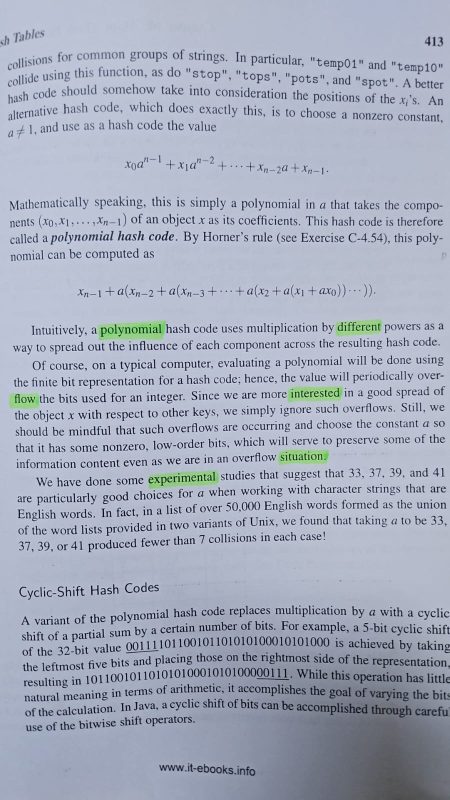
#> input picture input/green.jpeg, 899 x 1599 px (shown at 1/2 size)
$ python main.py input/green.jpeg
#> lines starting #> are read from the running program, lines starting #| are printed output that depends on the picture; after the words box and inside, x2 and y2 are one past the last pixel; in counts of white or black regions, pixels touching at a corner belong together
#> in main, img_orig is the input picture: shape (1599, 899, 3); mean B, G, R 188.7, 171.7, 164.6
# TODO
# convert HEIC to JPG: https://stackoverflow.com/questions/54395735/how-to-work-with-heic-image-file-types-in-python

# Links
# pytesseract: https://github.com/madmaze/pytesseract
# config option: https://stackoverflow.com/questions/44619077/pytesseract-ocr-multiple-config-options
# contour detection: https://learnopencv.com/contour-detection-using-opencv-python-c/
# contour detecion: https://stackoverflow.com/questions/57258173/opencv-join-contours-when-rectangle-overlaps-another-rect
# contour shapes and area: https://docs.opencv.org/3.4/dd/d49/tutorial_py_contour_features.html
# https://stackoverflow.com/questions/55587820/how-to-get-the-only-min-area-rectangle-on-a-multiple-contours-image-with-cv2-min
# https://stackoverflow.com/questions/56829193/identifying-multiple-rectangles-and-draw-bounding-box-around-them-using-opencv
# https://michhar.github.io/masks_to_polygons_and_back/
# https://stackoverflow.com/questions/57282935/how-to-detect-area-of-pixels-with-the-same-color-using-opencv
# https://stackoverflow.com/questions/48477130/find-area-of-overlapping-rectangles-in-python-cv2-with-a-raw-list-of-points
# https://stackoverflow.com/questions/15424852/region-of-interest-opencv-python
# https://stackoverflow.com/questions/16538774/dealing-with-contours-and-bounding-rectangle-in-opencv-2-4-python-2-7
# https://stackoverflow.com/questions/43111029/how-to-find-the-average-colour-of-an-image-in-python-with-opencv
# https://www.freedomvc.com/index.php/2021/07/05/contours-and-hierarchy/
# https://www.pyimagesearch.com/2014/05/19/building-pokedex-python-comparing-shape-descriptors-opencv/
# https://stackoverflow.com/a/54734716/1967693
# https://docs.opencv.org/4.x/d9/d8b/tutorial_py_contours_hierarchy.html
# https://answers.opencv.org/question/25912/split-contours-into-many-small-rectangles/
# https://stackoverflow.com/questions/69214202/using-pytesseract-to-get-text-from-an-image
# https://stackoverflow.com/questions/60110313/opencv-thresholding-adaptive-to-different-lightning-conditions
# https://www.pyimagesearch.com/2021/05/12/adaptive-thresholding-with-opencv-cv2-adaptivethreshold/
# https://stackoverflow.com/questions/68107172/opencv-output-of-adaptive-threshold
# https://stackoverflow.com/questions/61461520/does-anyone-knows-the-meaning-of-output-of-image-to-data-image-to-osd-methods-o
# https://medium.com/geekculture/tesseract-ocr-understanding-the-contents-of-documents-beyond-their-text-a98704b7c655
# https://www.opcito.com/blogs/extracting-text-from-images-with-tesseract-ocr-opencv-and-python
# https://tesseract-ocr.github.io/tessdoc/ImproveQuality.html
# https://cvexplained.wordpress.com/2020/04/28/color-detection-hsv/
# https://realpython.com/python-opencv-color-spaces/
# https://medium.com/globant/maneuvering-color-mask-into-object-detection-fce61bf891d1
import pytesseract
from pytesseract import Output
import cv2
import numpy as np
from collections import namedtuple
import re

Rectangle = namedtuple('Rectangle', ['xmin', 'ymin', 'xmax', 'ymax'])
# Word = namedtuple('Word', ['level', 'page_num',
#                   'block_num', 'par_num', 'line_num', 'word_num', 'top', 'left', 'width', 'height', 'conf', 'text'])

# https://stackoverflow.com/questions/27152904/calculate-overlapped-area-between-two-rectangles


class Colors:
    """Highlight colors the detection can be pointed at.

    AUTO ignores hue and picks out whatever is unusually vivid for the page, so
    it handles any highlighter color. The named colors match a fixed hue range
    instead, which cannot generalise but is the stricter test when the color is
    known up front.
    """
    AUTO = 'auto'
    YELLOW = 'yellow'

    # Hue ranges on OpenCV's 0-179 scale, for the named colors only
    RANGES = {
        YELLOW: ([22, 30, 30], [45, 255, 255]),
    }


class Levels:
    """Hierarchy levels Tesseract tags each entry in its output data with.

    An entry is either one of the four layout markers or an actual word, so the
    word entries have to be picked out by level before their boxes are used.
    """
    PAGE = 1
    BLOCK = 2
    PARAGRAPH = 3
    LINE = 4
    WORD = 5


# [12 lines left out: functions intersect_area, normalize_images, not called in this run]


def threshold_image(img_src):
    """Grayscale image and apply Otsu's threshold.

    Tesseract works best on clean black-on-white input, so the photo is reduced
    to two tones. Otsu's method is used instead of a fixed cutoff because it
    derives the threshold per image, by picking the value that best separates
    the two peaks of the brightness histogram. That adapts to whatever lighting
    the page was photographed under. Yellow highlighter is bright enough to fall
    on the white side of the split, so highlighted text survives as black ink on
    white and stays readable to the OCR.
    """
    # Grayscale
    img_gray = cv2.cvtColor(img_src, cv2.COLOR_BGR2GRAY)
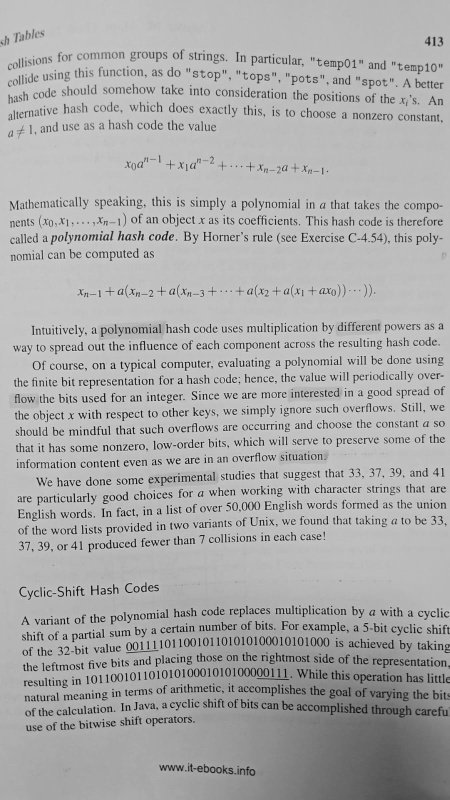
#> img_gray: shape (1599, 899) (shown at 1/2 size); min 1, max 243, mean 171.6
    # Binarisation and Otsu's threshold
    _, img_thresh = cv2.threshold(
        img_gray, 0, 255, cv2.THRESH_BINARY + cv2.THRESH_OTSU)
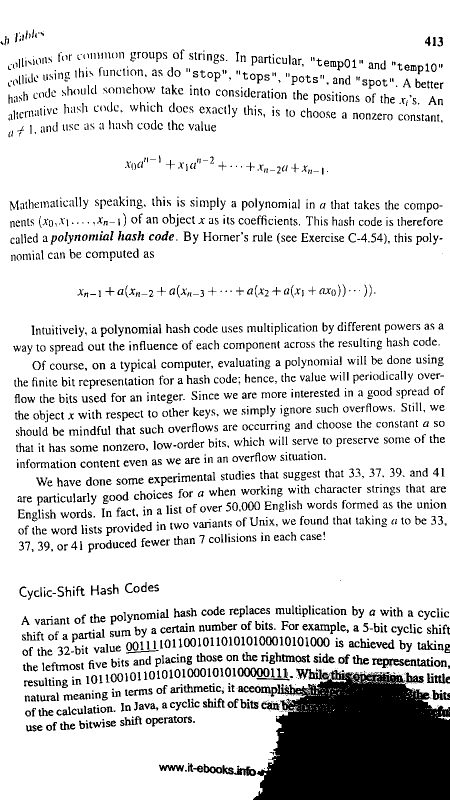
#> img_thresh: shape (1599, 899) (shown at 1/2 size); 85.8% white; 2429 black regions (555 under 20 px), largest, box (x1, y1, x2, y2) and area: (506, 1340, 899, 1599) 79244, (475, 1335, 539, 1354) 641, (744, 1317, 808, 1336) 592

    return img_thresh, img_gray


# [360 lines left out: functions detect_highlights, mask_image, apply_mask, denoise_image, draw_word_boundings, draw_contour_boundings and 6 more, not called in this run]


def image_to_data(img_src):
    """Run the OCR and return positional data rather than plain text.

    Output.DICT is what makes the whole approach possible: instead of a bare
    string, Tesseract returns parallel arrays holding each item's level, text and
    bounding box, and those boxes are what the color mask is later sampled
    through. Page segmentation mode 6 assumes a single uniform block of text,
    which suits a book page and stops Tesseract from hunting for columns or other
    layout structure.
    """
#> (the run stopped early here; a loop or call above may not have finished)

$ run again, on input/pink.jpeg
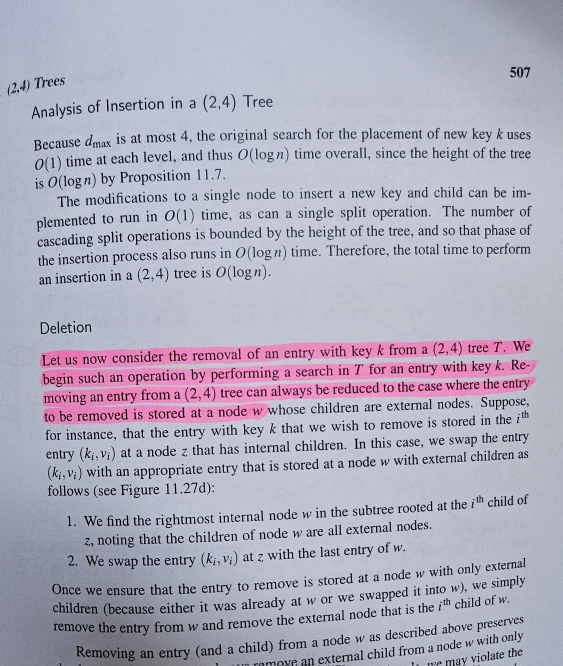
#> input picture input/pink.jpeg, 1126 x 1331 px (shown at 1/2 size)
#> in main, img_orig is the input picture: shape (1331, 1126, 3); mean B, G, R 188.7, 171.7, 173.9
#> in threshold_image, `img_gray = cv2.cvtColor(img_src, cv2.COLOR_BGR2GRAY)`:
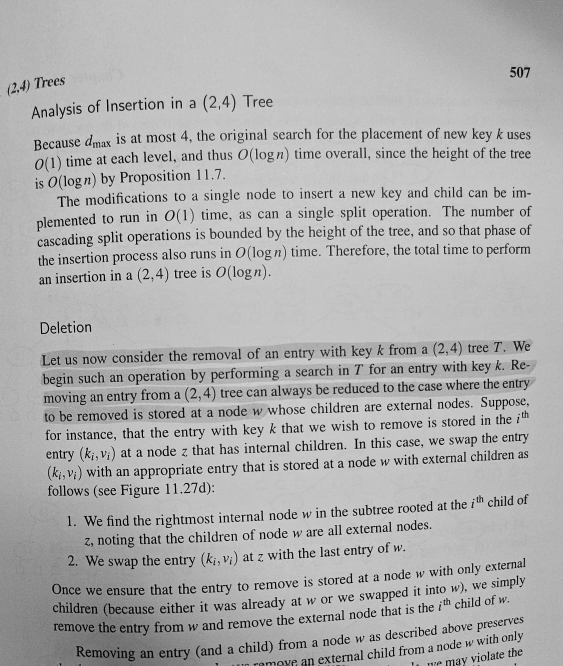
#> img_gray: shape (1331, 1126) (shown at 1/2 size); min 0, max 251, mean 174.4
#> in threshold_image, `_, img_thresh = cv2.threshold( img_gray, 0, 255, cv2.THRESH_BINARY + c..`:
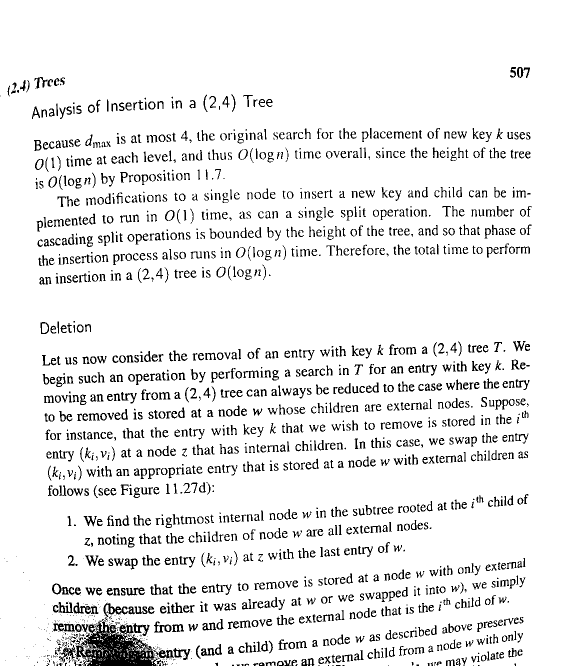
#> img_thresh: shape (1331, 1126) (shown at 1/2 size); 91.9% white; black in thin lines or dots, all inside (x1, y1, x2, y2) = (0, 134, 1063, 1331)

$ run again, on input/pink2.jpeg
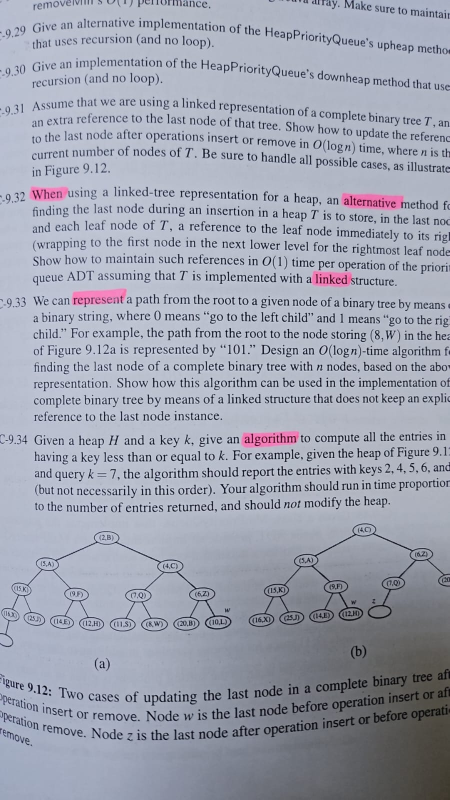
#> input picture input/pink2.jpeg, 899 x 1599 px (shown at 1/2 size)
#> in main, img_orig is the input picture: shape (1599, 899, 3); mean B, G, R 176.2, 162, 157.8
#> in threshold_image, `img_gray = cv2.cvtColor(img_src, cv2.COLOR_BGR2GRAY)`:
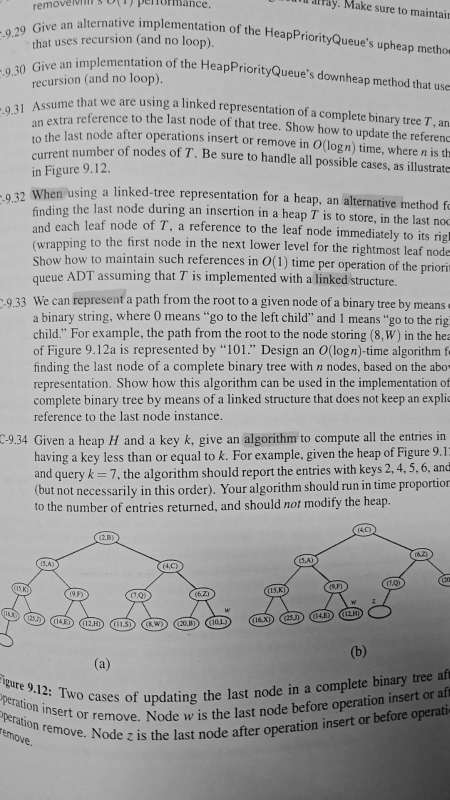
#> img_gray: shape (1599, 899) (shown at 1/2 size); min 0, max 242, mean 162.5
#> in threshold_image, `_, img_thresh = cv2.threshold( img_gray, 0, 255, cv2.THRESH_BINARY + c..`:
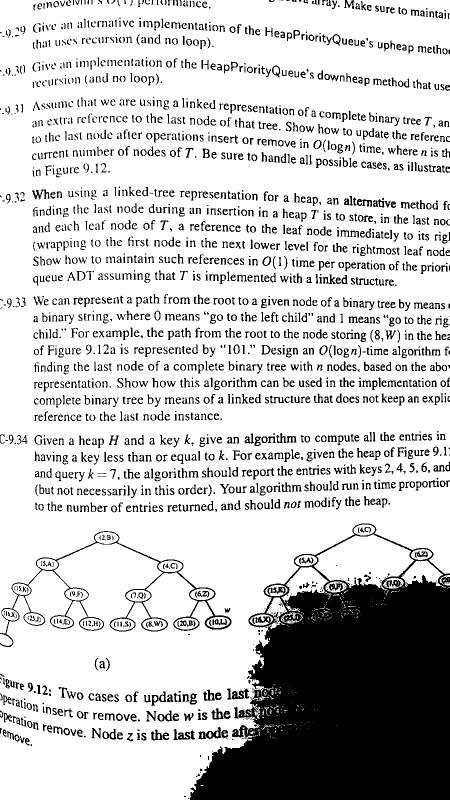
#> img_thresh: shape (1599, 899) (shown at 1/2 size); 78.8% white; 2372 black regions (532 under 20 px), largest, box (x1, y1, x2, y2) and area: (379, 1047, 899, 1599) 174154, (0, 1062, 463, 1294) 5474, (412, 1454, 443, 1478) 341
